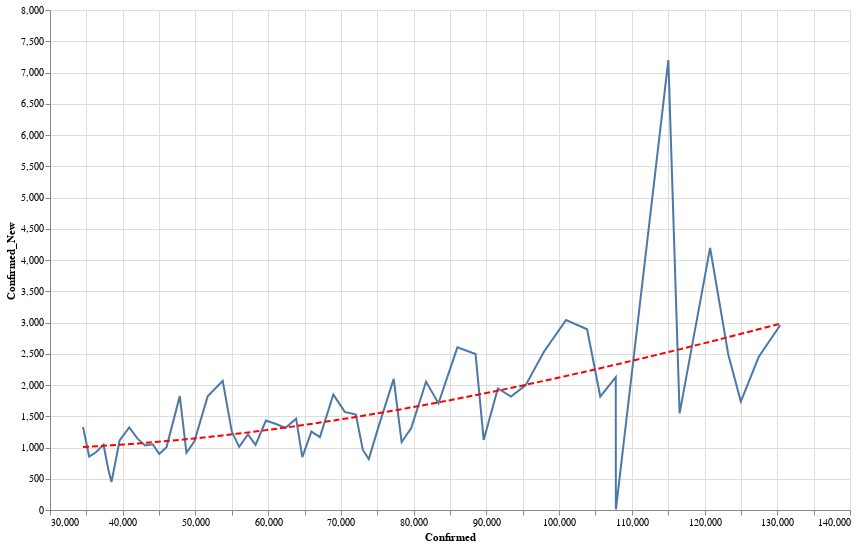

Notebook cell for this chart:
### Code cell
data = county_data('CA')
state = alt.Chart(data[data['County'] == 'Los Angeles'].sort_values('Date').tail(60)).mark_line().encode(
    x='Confirmed:Q',
    y='Confirmed_New:Q'
)
reg = state.transform_regression("Confirmed", "Confirmed_New", method="poly").mark_line(color='red', strokeDash=[6,3])
(state+reg).properties(width=800, height=500).interactive()

### Figure 1 — Vega-Lite specification as saved in the notebook (floating-point values rounded to 4 significant figures)
{"config": {"view": {"continuousWidth": 400, "continuousHeight": 300}}, "layer": [{"mark": "line", "encoding": {"x": {"type": "quantitative", "field": "Confirmed"}, "y": {"type": "quantitative", "field": "Confirmed_New"}}, "selection": {"selector024": {"type": "interval", "bind": "scales", "encodings": ["x", "y"]}}}, {"mark": {"type": "line", "color": "red", "strokeDash": [6, 3]}, "encoding": {"x": {"type": "quantitative", "field": "Confirmed"}, "y": {"type": "quantitative", "field": "Confirmed_New"}}, "transform": [{"on": "Confirmed", "regression": "Confirmed_New", "method": "poly"}]}], "data": {"name": "data-79cb3b7e7219de57a71aa78e6068530b"}, "height": 500, "width": 800, "$schema": "https://vega.github.io/schema/vega-lite/v4.0.2.json", "datasets": {"data-79cb3b7e7219de57a71aa78e6068530b": [{"County": "Los Angeles", "Date": "05-13-2020", "Confirmed": 34540.0, "Deaths": 1660.0, "Recovered": 0.0, "Confirmed_New": 1327.0, "Deaths_New": 44.0, "Recovered_New": 0.0, "Active": 32880.0}, {"County": "Los Angeles", "Date": "05-14-2020", "Confirmed": 35390.0, "Deaths": 1711.0, "Recovered": 0.0, "Confirmed_New": 854.0, "Deaths_New": 51.0, "Recovered_New": 0.0, "Active": 33680.0}, {"County": "Los Angeles", "Date": "05-15-2020", "Confirmed": 36320.0, "Deaths": 1753.0, "Recovered": 0.0, "Confirmed_New": 924.0, "Deaths_New": 42.0, "Recovered_New": 0.0, "Active": 34560.0}, {"County": "Los Angeles", "Date": "05-16-2020", "Confirmed": 37360.0, "Deaths": 1793.0, "Recovered": 0.0, "Confirmed_New": 1044.0, "Deaths_New": 40.0, "Recovered_New": 0.0, "Active": 35570.0}, {"County": "Los Angeles", "Date": "05-17-2020", "Confirmed": 38010.0, "Deaths": 1821.0, "Recovered": 0.0, "Confirmed_New": 651.0, "Deaths_New": 28.0, "Recovered_New": 0.0, "Active": 36190.0}, {"County": "Los Angeles", "Date": "05-18-2020", "Confirmed": 38460.0, "Deaths": 1840.0, "Recovered": 0.0, "Confirmed_New": 447.0, "Deaths_New": 19.0, "Recovered_New": 0.0, "Active": 36620.0}, {"County": "Los Angeles", "Date": "05-19-2020", "Confirmed": 39570.0, "Deaths": 1913.0, "Recovered": 0.0, "Confirmed_New": 1115.0, "Deaths_New": 73.0, "Recovered_New": 0.0, "Active": 37660.0}, {"County": "Los Angeles", "Date": "05-20-2020", "Confirmed": 40900.0, "Deaths": 1973.0, "Recovered": 0.0, "Confirmed_New": 1322.0, "Deaths_New": 60.0, "Recovered_New": 0.0, "Active": 38920.0}, {"County": "Los Angeles", "Date": "05-21-2020", "Confirmed": 42040.0, "Deaths": 2016.0, "Recovered": 0.0, "Confirmed_New": 1142.0, "Deaths_New": 43.0, "Recovered_New": 0.0, "Active": 40020.0}, {"County": "Los Angeles", "Date": "05-22-2020", "Confirmed": 43070.0, "Deaths": 2053.0, "Recovered": 0.0, "Confirmed_New": 1033.0, "Deaths_New": 37.0, "Recovered_New": 0.0, "Active": 41020.0}, {"County": "Los Angeles", "Date": "05-23-2020", "Confirmed": 44120.0, "Deaths": 2092.0, "Recovered": 0.0, "Confirmed_New": 1051.0, "Deaths_New": 39.0, "Recovered_New": 0.0, "Active": 42030.0}, {"County": "Los Angeles", "Date": "05-24-2020", "Confirmed": 45020.0, "Deaths": 2106.0, "Recovered": 0.0, "Confirmed_New": 896.0, "Deaths_New": 14.0, "Recovered_New": 0.0, "Active": 42910.0}, {"County": "Los Angeles", "Date": "05-25-2020", "Confirmed": 46020.0, "Deaths": 2116.0, "Recovered": 0.0, "Confirmed_New": 1006.0, "Deaths_New": 10.0, "Recovered_New": 0.0, "Active": 43910.0}, {"County": "Los Angeles", "Date": "05-26-2020", "Confirmed": 47840.0, "Deaths": 2145.0, "Recovered": 0.0, "Confirmed_New": 1822.0, "Deaths_New": 29.0, "Recovered_New": 0.0, "Active": 45700.0}, {"County": "Los Angeles", "Date": "05-27-2020", "Confirmed": 48760.0, "Deaths": 2201.0, "Recovered": 0.0, "Confirmed_New": 916.0, "Deaths_New": 56.0, "Recovered_New": 0.0, "Active": 46560.0}, {"County": "Los Angeles", "Date": "05-28-2020", "Confirmed": 49860.0, "Deaths": 2241.0, "Recovered": 0.0, "Confirmed_New": 1099.0, "Deaths_New": 40.0, "Recovered_New": 0.0, "Active": 47620.0}, {"County": "Los Angeles", "Date": "05-29-2020", "Confirmed": 51680.0, "Deaths": 2294.0, "Recovered": 0.0, "Confirmed_New": 1818.0, "Deaths_New": 53.0, "Recovered_New": 0.0, "Active": 49380.0}, {"County": "Los Angeles", "Date": "05-30-2020", "Confirmed": 53750.0, "Deaths": 2339.0, "Recovered": 0.0, "Confirmed_New": 2068.0, "Deaths_New": 45.0, "Recovered_New": 0.0, "Active": 51410.0}, {"County": "Los Angeles", "Date": "05-31-2020", "Confirmed": 55000.0, "Deaths": 2362.0, "Recovered": 0.0, "Confirmed_New": 1255.0, "Deaths_New": 23.0, "Recovered_New": 0.0, "Active": 52640.0}, {"County": "Los Angeles", "Date": "06-01-2020", "Confirmed": 56010.0, "Deaths": 2386.0, "Recovered": 0.0, "Confirmed_New": 1010.0, "Deaths_New": 24.0, "Recovered_New": 0.0, "Active": 53620.0}, {"County": "Los Angeles", "Date": "06-02-2020", "Confirmed": 57220.0, "Deaths": 2448.0, "Recovered": 0.0, "Confirmed_New": 1208.0, "Deaths_New": 62.0, "Recovered_New": 0.0, "Active": 54770.0}, {"County": "Los Angeles", "Date": "06-03-2020", "Confirmed": 58260.0, "Deaths": 2489.0, "Recovered": 0.0, "Confirmed_New": 1042.0, "Deaths_New": 41.0, "Recovered_New": 0.0, "Active": 55770.0}, {"County": "Los Angeles", "Date": "06-04-2020", "Confirmed": 59690.0, "Deaths": 2532.0, "Recovered": 0.0, "Confirmed_New": 1431.0, "Deaths_New": 43.0, "Recovered_New": 0.0, "Active": 57160.0}, {"County": "Los Angeles", "Date": "06-05-2020", "Confirmed": 61070.0, "Deaths": 2569.0, "Recovered": 0.0, "Confirmed_New": 1376.0, "Deaths_New": 37.0, "Recovered_New": 0.0, "Active": 58500.0}, {"County": "Los Angeles", "Date": "06-06-2020", "Confirmed": 62380.0, "Deaths": 2624.0, "Recovered": 0.0, "Confirmed_New": 1314.0, "Deaths_New": 55.0, "Recovered_New": 0.0, "Active": 59760.0}, {"County": "Los Angeles", "Date": "06-07-2020", "Confirmed": 63840.0, "Deaths": 2645.0, "Recovered": 0.0, "Confirmed_New": 1462.0, "Deaths_New": 21.0, "Recovered_New": 0.0, "Active": 61200.0}, {"County": "Los Angeles", "Date": "06-08-2020", "Confirmed": 64690.0, "Deaths": 2656.0, "Recovered": 0.0, "Confirmed_New": 846.0, "Deaths_New": 11.0, "Recovered_New": 0.0, "Active": 62030.0}, {"County": "Los Angeles", "Date": "06-09-2020", "Confirmed": 65940.0, "Deaths": 2710.0, "Recovered": 0.0, "Confirmed_New": 1255.0, "Deaths_New": 54.0, "Recovered_New": 0.0, "Active": 63240.0}, {"County": "Los Angeles", "Date": "06-10-2020", "Confirmed": 67110.0, "Deaths": 2768.0, "Recovered": 0.0, "Confirmed_New": 1166.0, "Deaths_New": 58.0, "Recovered_New": 0.0, "Active": 64340.0}, {"County": "Los Angeles", "Date": "06-11-2020", "Confirmed": 68960.0, "Deaths": 2818.0, "Recovered": 0.0, "Confirmed_New": 1848.0, "Deaths_New": 50.0, "Recovered_New": 0.0, "Active": 66140.0}, {"County": "Los Angeles", "Date": "06-12-2020", "Confirmed": 70530.0, "Deaths": 2834.0, "Recovered": 0.0, "Confirmed_New": 1570.0, "Deaths_New": 16.0, "Recovered_New": 0.0, "Active": 67700.0}, {"County": "Los Angeles", "Date": "06-13-2020", "Confirmed": 72060.0, "Deaths": 2894.0, "Recovered": 0.0, "Confirmed_New": 1528.0, "Deaths_New": 60.0, "Recovered_New": 0.0, "Active": 69160.0}, {"County": "Los Angeles", "Date": "06-14-2020", "Confirmed": 73020.0, "Deaths": 2907.0, "Recovered": 0.0, "Confirmed_New": 961.0, "Deaths_New": 13.0, "Recovered_New": 0.0, "Active": 70110.0}, {"County": "Los Angeles", "Date": "06-15-2020", "Confirmed": 73830.0, "Deaths": 2926.0, "Recovered": 0.0, "Confirmed_New": 814.0, "Deaths_New": 19.0, "Recovered_New": 0.0, "Active": 70910.0}, {"County": "Los Angeles", "Date": "06-16-2020", "Confirmed": 75160.0, "Deaths": 2960.0, "Recovered": 0.0, "Confirmed_New": 1330.0, "Deaths_New": 34.0, "Recovered_New": 0.0, "Active": 72200.0}, {"County": "Los Angeles", "Date": "06-17-2020", "Confirmed": 77260.0, "Deaths": 2992.0, "Recovered": 0.0, "Confirmed_New": 2098.0, "Deaths_New": 32.0, "Recovered_New": 0.0, "Active": 74270.0}, {"County": "Los Angeles", "Date": "06-18-2020", "Confirmed": 78350.0, "Deaths": 3027.0, "Recovered": 0.0, "Confirmed_New": 1088.0, "Deaths_New": 35.0, "Recovered_New": 0.0, "Active": 75320.0}, {"County": "Los Angeles", "Date": "06-19-2020", "Confirmed": 79660.0, "Deaths": 3065.0, "Recovered": 0.0, "Confirmed_New": 1307.0, "Deaths_New": 38.0, "Recovered_New": 0.0, "Active": 76590.0}, {"County": "Los Angeles", "Date": "06-20-2020", "Confirmed": 81710.0, "Deaths": 3112.0, "Recovered": 0.0, "Confirmed_New": 2054.0, "Deaths_New": 47.0, "Recovered_New": 0.0, "Active": 78600.0}, {"County": "Los Angeles", "Date": "06-21-2020", "Confirmed": 83410.0, "Deaths": 3121.0, "Recovered": 0.0, "Confirmed_New": 1705.0, "Deaths_New": 9.0, "Recovered_New": 0.0, "Active": 80290.0}, {"County": "Los Angeles", "Date": "06-22-2020", "Confirmed": 86020.0, "Deaths": 3137.0, "Recovered": 0.0, "Confirmed_New": 2603.0, "Deaths_New": 16.0, "Recovered_New": 0.0, "Active": 82880.0}, {"County": "Los Angeles", "Date": "06-23-2020", "Confirmed": 88510.0, "Deaths": 3171.0, "Recovered": 0.0, "Confirmed_New": 2495.0, "Deaths_New": 34.0, "Recovered_New": 0.0, "Active": 85340.0}, {"County": "Los Angeles", "Date": "06-24-2020", "Confirmed": 89630.0, "Deaths": 3207.0, "Recovered": 0.0, "Confirmed_New": 1121.0, "Deaths_New": 36.0, "Recovered_New": 0.0, "Active": 86430.0}, {"County": "Los Angeles", "Date": "06-25-2020", "Confirmed": 91580.0, "Deaths": 3247.0, "Recovered": 0.0, "Confirmed_New": 1944.0, "Deaths_New": 40.0, "Recovered_New": 0.0, "Active": 88330.0}, {"County": "Los Angeles", "Date": "06-26-2020", "Confirmed": 93390.0, "Deaths": 3269.0, "Recovered": 0.0, "Confirmed_New": 1814.0, "Deaths_New": 22.0, "Recovered_New": 0.0, "Active": 90120.0}, {"County": "Los Angeles", "Date": "06-27-2020", "Confirmed": 95380.0, "Deaths": 3285.0, "Recovered": 0.0, "Confirmed_New": 1994.0, "Deaths_New": 16.0, "Recovered_New": 0.0, "Active": 92100.0}, {"County": "Los Angeles", "Date": "06-28-2020", "Confirmed": 97920.0, "Deaths": 3305.0, "Recovered": 0.0, "Confirmed_New": 2533.0, "Deaths_New": 20.0, "Recovered_New": 0.0, "Active": 94610.0}, {"County": "Los Angeles", "Date": "06-29-2020", "Confirmed": 101000.0, "Deaths": 3331.0, "Recovered": 0.0, "Confirmed_New": 3040.0, "Deaths_New": 26.0, "Recovered_New": 0.0, "Active": 97630.0}, {"County": "Los Angeles", "Date": "06-30-2020", "Confirmed": 103800.0, "Deaths": 3371.0, "Recovered": 0.0, "Confirmed_New": 2892.0, "Deaths_New": 40.0, "Recovered_New": 0.0, "Active": 100500.0}, {"County": "Los Angeles", "Date": "07-01-2020", "Confirmed": 105700.0, "Deaths": 3405.0, "Recovered": 0.0, "Confirmed_New": 1815.0, "Deaths_New": 34.0, "Recovered_New": 0.0, "Active": 102300.0}, {"County": "Los Angeles", "Date": "07-02-2020", "Confirmed": 107800.0, "Deaths": 3457.0, "Recovered": 0.0, "Confirmed_New": 2127.0, "Deaths_New": 52.0, "Recovered_New": 0.0, "Active": 104300.0}, {"County": "Los Angeles", "Date": "07-03-2020", "Confirmed": 107800.0, "Deaths": 3457.0, "Recovered": 0.0, "Confirmed_New": 14.0, "Deaths_New": 0.0, "Recovered_New": 0.0, "Active": 104300.0}, {"County": "Los Angeles", "Date": "07-04-2020", "Confirmed": 107800.0, "Deaths": 3457.0, "Recovered": 0.0, "Confirmed_New": 20.0, "Deaths_New": 0.0, "Recovered_New": 0.0, "Active": 104400.0}, {"County": "Los Angeles", "Date": "07-05-2020", "Confirmed": 115000.0, "Deaths": 3487.0, "Recovered": 0.0, "Confirmed_New": 7198.0, "Deaths_New": 30.0, "Recovered_New": 0.0, "Active": 111500.0}, {"County": "Los Angeles", "Date": "07-06-2020", "Confirmed": 116600.0, "Deaths": 3534.0, "Recovered": 0.0, "Confirmed_New": 1546.0, "Deaths_New": 47.0, "Recovered_New": 0.0, "Active": 113000.0}, {"County": "Los Angeles", "Date": "07-07-2020", "Confirmed": 120800.0, "Deaths": 3582.0, "Recovered": 0.0, "Confirmed_New": 4194.0, "Deaths_New": 48.0, "Recovered_New": 0.0, "Active": 117200.0}, {"County": "Los Angeles", "Date": "07-08-2020", "Confirmed": 123300.0, "Deaths": 3643.0, "Recovered": 0.0, "Confirmed_New": 2492.0, "Deaths_New": 61.0, "Recovered_New": 0.0, "Active": 119600.0}, {"County": "Los Angeles", "Date": "07-09-2020", "Confirmed": 125000.0, "Deaths": 3690.0, "Recovered": 0.0, "Confirmed_New": 1736.0, "Deaths_New": 47.0, "Recovered_New": 0.0, "Active": 121300.0}, {"County": "Los Angeles", "Date": "07-10-2020", "Confirmed": 127400.0, "Deaths": 3744.0, "Recovered": 0.0, "Confirmed_New": 2447.0, "Deaths_New": 54.0, "Recovered_New": 0.0, "Active": 123700.0}, {"County": "Los Angeles", "Date": "07-11-2020", "Confirmed": 130400.0, "Deaths": 3795.0, "Recovered": 0.0, "Confirmed_New": 2955.0, "Deaths_New": 51.0, "Recovered_New": 0.0, "Active": 126600.0}]}}
